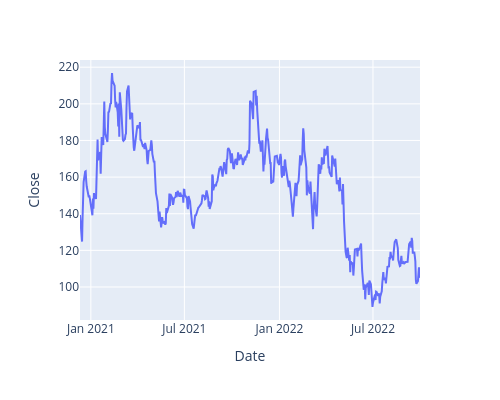

Notebook code cell kept with this figure:
### Code cell
# plotly line 차트 
px.line(df_abnb, x='Date', y='Close', width=500, height=400)

### Figure 1 — Plotly figure (JSON) as saved in the notebook; plotly's stock layout.template omitted (floating-point values rounded to 4 significant figures; data arrays with more than 128 entries replaced by an {"elided": "..."} marker saying what was removed)
{"data": [{"hovertemplate": "Date=%{x}<br>Close=%{y}<extra></extra>", "legendgroup": "", "line": {"color": "#636efa", "dash": "solid"}, "marker": {"symbol": "circle"}, "mode": "lines", "name": "", "orientation": "v", "showlegend": false, "type": "scatter", "x": {"elided": "454 str values"}, "xaxis": "x", "y": {"elided": "454 float values"}, "yaxis": "y"}], "layout": {"height": 400, "legend": {"tracegroupgap": 0}, "margin": {"t": 60}, "width": 500, "xaxis": {"anchor": "y", "domain": [0, 1], "title": {"text": "Date"}}, "yaxis": {"anchor": "x", "domain": [0, 1], "title": {"text": "Close"}}}}
